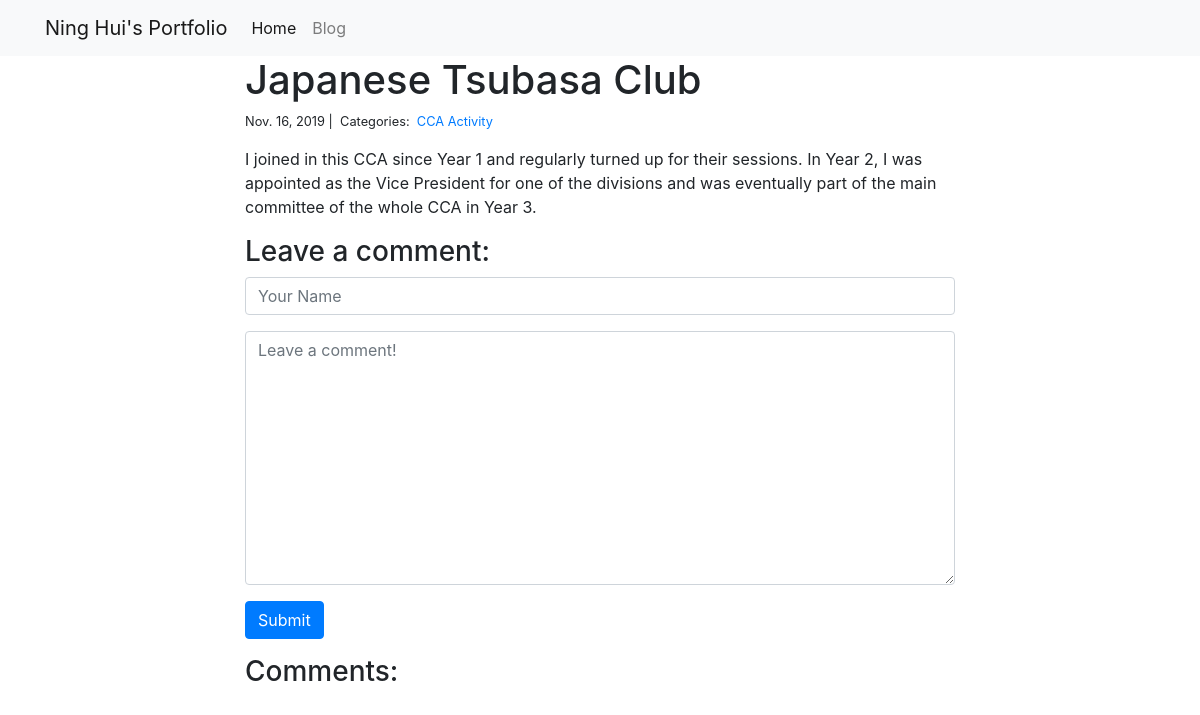
The page /blog/7/ on the database as committed earlier.
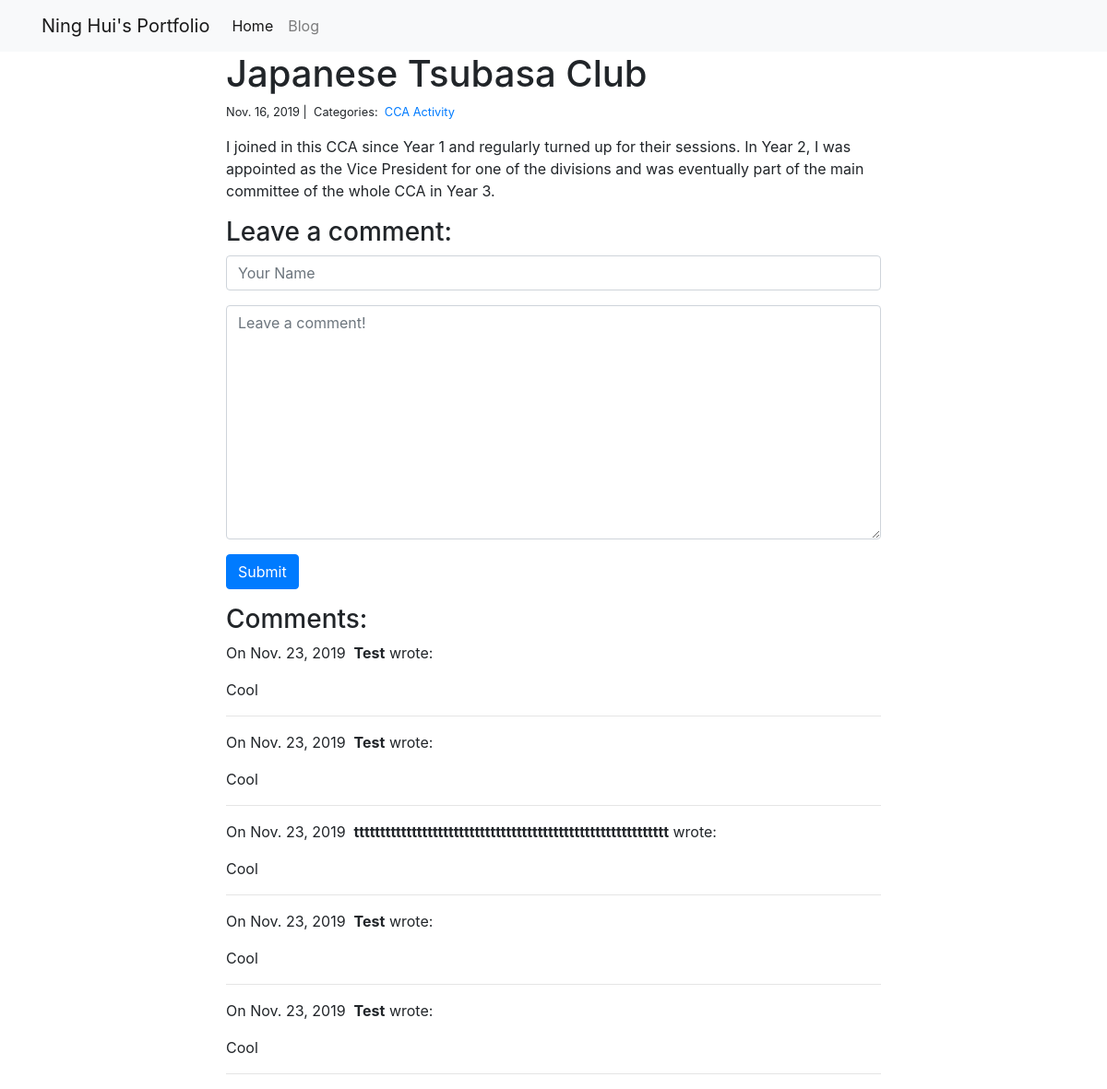
The same page on the database as committed later.
### blog/models.py (models this page shows)
class Category(models.Model):
    name = models.CharField(max_length=20)

class Comment(models.Model):
    author = models.CharField(max_length=60)
    body = models.TextField()
    created_on = models.DateTimeField(auto_now_add=True)
    post = models.ForeignKey("Post", on_delete=models.CASCADE)

### blog/views.py (the view, shortened to what this page needs)
# urls.py: path("<int:pk>/", views.blog_detail, name="blog_detail"),
def blog_detail(request, pk):
    post = Post.objects.get(pk=pk)
    comments = Comment.objects.filter(post=post)
    form = CommentForm()
    context = {"post": post, "comments": comments, "form": form}
    return render(request, "blog_detail.html", context)

### blog/forms.py
class CommentForm(forms.Form):
    author = forms.CharField(
        max_length=60,
        widget=forms.TextInput(
            attrs={"class": "form-control", "placeholder": "Your Name"}
        ),
    )
    body = forms.CharField(
        widget=forms.Textarea(
            attrs={"class": "form-control", "placeholder": "Leave a comment!"}
        )
    )

### blog/templates/blog_detail.html (shortened to what this page needs)
{% extends "base.html" %}
{% block page_content %}
<head>
</head>
<div class="col-md-8 offset-md-2">
    <h1>{{ post.title }}</h1>
    <small>
        {{ post.created_on.date }} |&nbsp;
        Categories:&nbsp;
        {% for category in post.categories.all %}
        <a href="{% url 'blog_category' category.name %}">
            {{ category.name }}
        </a>&nbsp;
        {% endfor %}
    </small>
    <p>{{ post.body | linebreaks }}</p>
    <h3>Leave a comment:</h3>
    <form action="/blog/{{ post.pk }}/" method="post">
        <div class="form-group">
            {{ form.author }}
        </div>
        <div class="form-group">
            {{ form.body }}
        </div>
        <button type="submit" class="btn btn-primary" name="submitBtn">Submit</button>
    </form>
    <h3>Comments:</h3>
    {% for comment in comments %}
    <p>
        On {{comment.created_on.date }}&nbsp;
        <b name="authorComment">{{ comment.author }}</b> wrote:
    </p>
    <p name="bodyComment">{{ comment.body }}</p>
    <hr>
    {% endfor %}
</div>
{% endblock %}

Rows that differ between the two databases and show on the page:
added Comment: created_on "Nov. 23, 2019", author "Test", body "Cool"
added Comment: created_on "Nov. 23, 2019", author "Test", body "Cool"
added Comment: created_on "Nov. 23, 2019", author "tttttttttttttttttttttttttttttttttttttttttttttttttttttttttttt", body "Cool"
added Comment: created_on "Nov. 23, 2019", author "Test", body "Cool"
added Comment: created_on "Nov. 23, 2019", author "Test", body "Cool"
